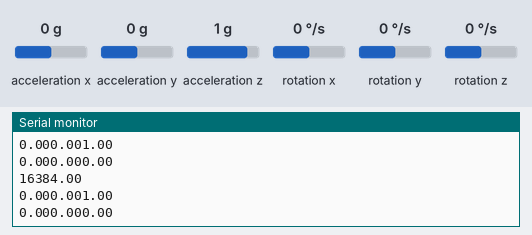
The sketch below on a simulated ESP8266 (NodeMCU). Shown: the last lines printed to the serial monitor. Wiring (inferred from the names in the program): MPU-6050 motion sensor at I2C address 0x68. The test bench sets the inputs (shaded band); at power-on: acceleration x 0 g, acceleration y 0 g, acceleration z 1 g, rotation x 0 °/s, rotation y 0 °/s, rotation z 0 °/s. WiFi joins after 1.5 s; servers stay silent unless stated; uploads are accepted with an empty reply.

Above: at 2.8 s.
2.9 s: acceleration x set to -1.4 g
At 3.43 s:
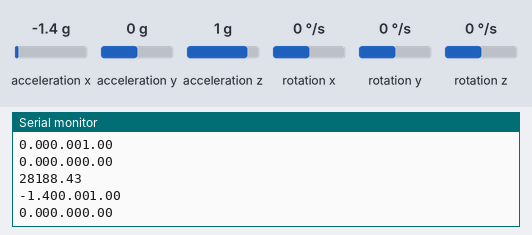
4.4 s: acceleration y set to -1.4 g
At 5.05 s:
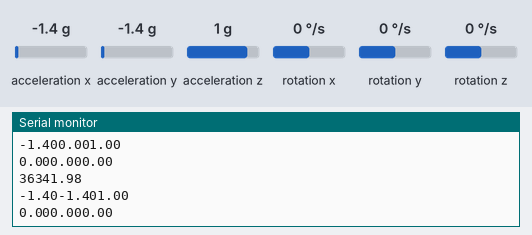
5.9 s: acceleration z set to -1.4 g
At 6.26 s:
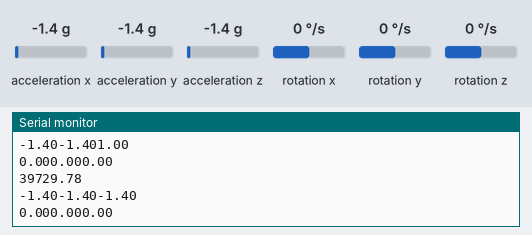
7.4 s: rotation x set to -192 °/s
At 7.87 s:
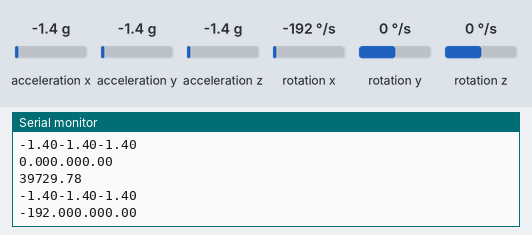
8.9 s: rotation y set to -192 °/s
At 9.49 s:
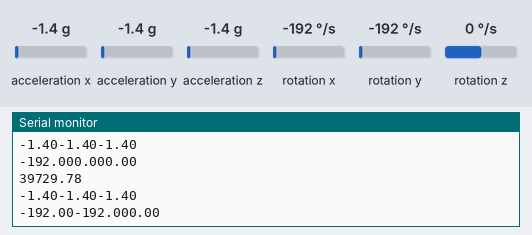
Timing chart, 0 to 11.4 s (numbered marks = the images above; inputs shaded):
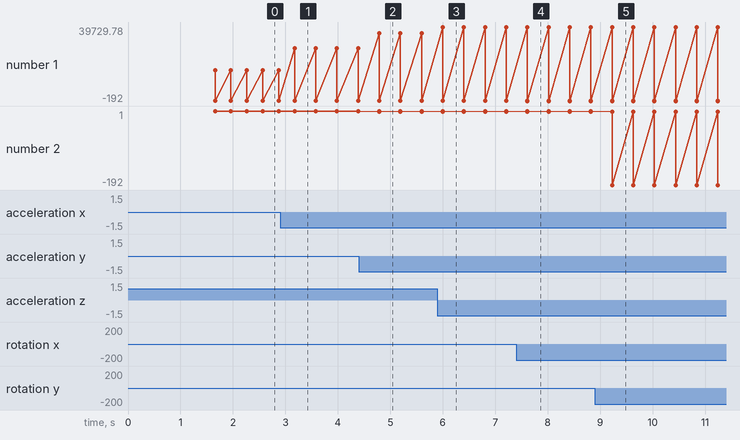

Measured:
- after the input at 2.9 s, the serial monitor: prints a new line after 0.28 s (image 1)
- after the input at 4.4 s, the serial monitor: prints a new line after 0.39 s (image 2)
- after the input at 5.9 s, the serial monitor: prints a new line after 0.10 s (image 3)
- after the input at 7.4 s, the serial monitor: prints a new line after 0.21 s (image 4)
- after the input at 8.9 s, the serial monitor: prints a new line after 0.33 s (image 5)
- plotted number 1: 0 → -192 after the input at 7.4 s

The sketch:

sketch_feb07b.ino
```cpp
#include <Adafruit_GFX.h>
#include <Adafruit_SSD1306.h>
#include <ESP8266HTTPClient.h>
#include <ESP8266WiFi.h>
#include <PulseSensorPlayground.h>
#include <SPI.h>
#include <Wire.h>

const String ssid = "Wizdem";
const String password = "wizdemroxx";
const String url = "http://192.168.43.209:8000/api/fall-detected/1";

int fall;

const uint8_t scl = D6;
const uint8_t sda = D7;
const uint8_t MPU6050SlaveAddress = 0x68;
const uint8_t MPU6050_REGISTER_SMPLRT_DIV   =  0x19;
const uint8_t MPU6050_REGISTER_USER_CTRL    =  0x6A;
const uint8_t MPU6050_REGISTER_PWR_MGMT_1   =  0x6B;
const uint8_t MPU6050_REGISTER_PWR_MGMT_2   =  0x6C;
const uint8_t MPU6050_REGISTER_CONFIG       =  0x1A;
const uint8_t MPU6050_REGISTER_GYRO_CONFIG  =  0x1B;
const uint8_t MPU6050_REGISTER_ACCEL_CONFIG =  0x1C;
const uint8_t MPU6050_REGISTER_FIFO_EN      =  0x23;
const uint8_t MPU6050_REGISTER_INT_ENABLE   =  0x38;
const uint8_t MPU6050_REGISTER_ACCEL_XOUT_H =  0x3B;
const uint8_t MPU6050_REGISTER_SIGNAL_PATH_RESET  = 0x68;

const uint16_t AccelScaleFactor = 16384;
const uint16_t GyroScaleFactor = 131;
int16_t AccelX, AccelY, AccelZ, Temperature, GyroX, GyroY, GyroZ;

Adafruit_SSD1306 display(-1);

void setup() {
  Serial.begin(115200);

  Wire.begin(sda, scl);
  MPU6050_Init();

  WiFi.begin(ssid, password);

  while(WiFi.status() != WL_CONNECTED) {
    Serial.print(".");
    delay(500);
  }

  Serial.println("");
  String wifiStatus = "Connected to: " + ssid;
  Serial.println(wifiStatus);
  Serial.print("User IP address: ");
  Serial.println(WiFi.localIP());
}

void loop() {
  fall = 0;

  httpClient();
//  delay(100);
}

void httpClient() {
  int httpCode;
  String payload = "";

  if(WiFi.status() == WL_CONNECTED){
    HTTPClient http;
    http.begin(url);
    http.addHeader("Content-Type", "text/plain");

    read_ag();

    String str_post = String(fall);
    int httpCode = http.POST(str_post);

    if (httpCode == HTTP_CODE_OK || httpCode > 0) {
      payload = http.getString();

      Serial.println(payload);


    } else {
      Serial.printf("HTTP error: %s\n", http.errorToString(httpCode).c_str());
    }
    http.end();
  }else {
    Serial.println("Error in WiFi connection");
  }
}

void read_ag() {
  double Ax, Ay, Az, T, Gx, Gy, Gz;

  Read_RawValue(MPU6050SlaveAddress, MPU6050_REGISTER_ACCEL_XOUT_H);

  //divide each with their sensitivity scale factor
  Ax = (double)AccelX/AccelScaleFactor;
  Ay = (double)AccelY/AccelScaleFactor;
  Az = (double)AccelZ/AccelScaleFactor;
  T = (double)Temperature/340+36.53; //temperature formula
  Gx = (double)GyroX/GyroScaleFactor;
  Gy = (double)GyroY/GyroScaleFactor;
  Gz = (double)GyroZ/GyroScaleFactor;

  float at = sqrt(AccelX*AccelX+AccelY*AccelY+AccelZ*AccelZ);

  float pre_gt = sqrt(GyroX*GyroX+GyroY*GyroY+GyroZ*GyroZ);
  float post_gt;
    Read_RawValue(MPU6050SlaveAddress, MPU6050_REGISTER_ACCEL_XOUT_H);

    //divide each with their sensitivity scale factor
    Ax = (double)AccelX/AccelScaleFactor;
    Ay = (double)AccelY/AccelScaleFactor;
    Az = (double)AccelZ/AccelScaleFactor;
    T = (double)Temperature/340+36.53; //temperature formula
    Gx = (double)GyroX/GyroScaleFactor;
    Gy = (double)GyroY/GyroScaleFactor;
    Gz = (double)GyroZ/GyroScaleFactor;

    Serial.println(at);
    Serial.print(Ax);
    Serial.print(Ay);
    Serial.println(Az);
    Serial.print(Gx);
    Serial.print(Gy);
    Serial.println(Gz);


    if(at > 25000)
    {
      delay(100);

      post_gt = sqrt(GyroX*GyroX+GyroY*GyroY+GyroZ*GyroZ);


       if (pre_gt>post_gt+600)
       {
//          digitalWrite(LED_BUILTIN,HIGH);
          Serial.println("FALL");
          Serial.println();
          Serial.print(pre_gt);
          Serial.print('\t');
          Serial.print(post_gt);
          Serial.print('\t');
          Serial.print(at);
          Serial.println();
            fall=1;
          delay(1000);
       }

    }

    else
    {
        digitalWrite(LED_BUILTIN,LOW);
    }
  delay(100);
}

void I2C_Write(uint8_t deviceAddress, uint8_t regAddress, uint8_t data) {
  Wire.beginTransmission(deviceAddress);
  Wire.write(regAddress);
  Wire.write(data);
  Wire.endTransmission();
}

void Read_RawValue(uint8_t deviceAddress, uint8_t regAddress) {
  Wire.beginTransmission(deviceAddress);
  Wire.write(regAddress);
  Wire.endTransmission();
  Wire.requestFrom(deviceAddress, (uint8_t)14);
  AccelX = (((int16_t)Wire.read()<<8) | Wire.read());
  AccelY = (((int16_t)Wire.read()<<8) | Wire.read());
  AccelZ = (((int16_t)Wire.read()<<8) | Wire.read());
  Temperature = (((int16_t)Wire.read()<<8) | Wire.read());
  GyroX = (((int16_t)Wire.read()<<8) | Wire.read());
  GyroY = (((int16_t)Wire.read()<<8) | Wire.read());
  GyroZ = (((int16_t)Wire.read()<<8) | Wire.read());
}

void MPU6050_Init() {
  delay(150);
  I2C_Write(MPU6050SlaveAddress, MPU6050_REGISTER_SMPLRT_DIV, 0x07);
  I2C_Write(MPU6050SlaveAddress, MPU6050_REGISTER_PWR_MGMT_1, 0x01);
  I2C_Write(MPU6050SlaveAddress, MPU6050_REGISTER_PWR_MGMT_2, 0x00);
  I2C_Write(MPU6050SlaveAddress, MPU6050_REGISTER_CONFIG, 0x00);
  I2C_Write(MPU6050SlaveAddress, MPU6050_REGISTER_GYRO_CONFIG, 0x00);//set +/-250 degree/second full scale
  I2C_Write(MPU6050SlaveAddress, MPU6050_REGISTER_ACCEL_CONFIG, 0x00);// set +/- 2g full scale
  I2C_Write(MPU6050SlaveAddress, MPU6050_REGISTER_FIFO_EN, 0x00);
  I2C_Write(MPU6050SlaveAddress, MPU6050_REGISTER_INT_ENABLE, 0x01);
  I2C_Write(MPU6050SlaveAddress, MPU6050_REGISTER_SIGNAL_PATH_RESET, 0x00);
  I2C_Write(MPU6050SlaveAddress, MPU6050_REGISTER_USER_CTRL, 0x00);
}
```
